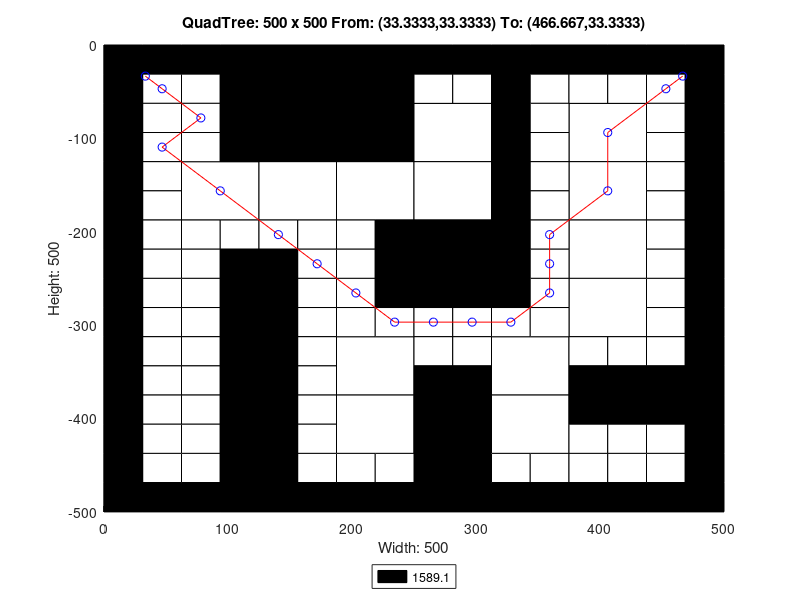

The MATLAB script that drew this image:
axis([0 500 -500 0]);
title('QuadTree: 500 x 500 From: (33.3333,33.3333) To: (466.667,33.3333)');
xlabel('Width: 500');
ylabel('Height: 500');
rectangle('Position',[125 -125 125 125], 'FaceColor',[0 0 0]);
rectangle('Position',[62.5 -187.5 62.5 62.5], 'FaceColor',[1 1 1]);
rectangle('Position',[125 -187.5 62.5 62.5], 'FaceColor',[1 1 1]);
rectangle('Position',[187.5 -187.5 62.5 62.5], 'FaceColor',[1 1 1]);
rectangle('Position',[250 -125 62.5 62.5], 'FaceColor',[1 1 1]);
rectangle('Position',[375 -125 62.5 62.5], 'FaceColor',[1 1 1]);
rectangle('Position',[250 -187.5 62.5 62.5], 'FaceColor',[1 1 1]);
rectangle('Position',[250 -250 62.5 62.5], 'FaceColor',[0 0 0]);
rectangle('Position',[375 -187.5 62.5 62.5], 'FaceColor',[1 1 1]);
rectangle('Position',[375 -250 62.5 62.5], 'FaceColor',[1 1 1]);
rectangle('Position',[187.5 -375 62.5 62.5], 'FaceColor',[1 1 1]);
rectangle('Position',[187.5 -437.5 62.5 62.5], 'FaceColor',[1 1 1]);
rectangle('Position',[312.5 -375 62.5 62.5], 'FaceColor',[1 1 1]);
rectangle('Position',[375 -312.5 62.5 62.5], 'FaceColor',[1 1 1]);
rectangle('Position',[250 -437.5 62.5 62.5], 'FaceColor',[0 0 0]);
rectangle('Position',[312.5 -437.5 62.5 62.5], 'FaceColor',[1 1 1]);
rectangle('Position',[250 -500 62.5 62.5], 'FaceColor',[0 0 0]);
rectangle('Position',[0 -31.25 31.25 31.25], 'FaceColor',[0 0 0]);
rectangle('Position',[31.25 -31.25 31.25 31.25], 'FaceColor',[0 0 0]);
rectangle('Position',[0 -62.5 31.25 31.25], 'FaceColor',[0 0 0]);
rectangle('Position',[31.25 -62.5 31.25 31.25], 'FaceColor',[1 1 1]);
rectangle('Position',[62.5 -31.25 31.25 31.25], 'FaceColor',[0 0 0]);
rectangle('Position',[93.75 -31.25 31.25 31.25], 'FaceColor',[0 0 0]);
rectangle('Position',[62.5 -62.5 31.25 31.25], 'FaceColor',[1 1 1]);
rectangle('Position',[93.75 -62.5 31.25 31.25], 'FaceColor',[0 0 0]);
rectangle('Position',[0 -93.75 31.25 31.25], 'FaceColor',[0 0 0]);
rectangle('Position',[31.25 -93.75 31.25 31.25], 'FaceColor',[1 1 1]);
rectangle('Position',[0 -125 31.25 31.25], 'FaceColor',[0 0 0]);
rectangle('Position',[31.25 -125 31.25 31.25], 'FaceColor',[1 1 1]);
rectangle('Position',[62.5 -93.75 31.25 31.25], 'FaceColor',[1 1 1]);
rectangle('Position',[93.75 -93.75 31.25 31.25], 'FaceColor',[0 0 0]);
rectangle('Position',[62.5 -125 31.25 31.25], 'FaceColor',[1 1 1]);
rectangle('Position',[93.75 -125 31.25 31.25], 'FaceColor',[0 0 0]);
rectangle('Position',[0 -156.25 31.25 31.25], 'FaceColor',[0 0 0]);
rectangle('Position',[31.25 -156.25 31.25 31.25], 'FaceColor',[1 1 1]);
rectangle('Position',[0 -187.5 31.25 31.25], 'FaceColor',[0 0 0]);
rectangle('Position',[31.25 -187.5 31.25 31.25], 'FaceColor',[1 1 1]);
rectangle('Position',[0 -218.75 31.25 31.25], 'FaceColor',[0 0 0]);
rectangle('Position',[31.25 -218.75 31.25 31.25], 'FaceColor',[1 1 1]);
rectangle('Position',[0 -250 31.25 31.25], 'FaceColor',[0 0 0]);
rectangle('Position',[31.25 -250 31.25 31.25], 'FaceColor',[1 1 1]);
rectangle('Position',[62.5 -218.75 31.25 31.25], 'FaceColor',[1 1 1]);
rectangle('Position',[93.75 -218.75 31.25 31.25], 'FaceColor',[1 1 1]);
rectangle('Position',[62.5 -250 31.25 31.25], 'FaceColor',[1 1 1]);
rectangle('Position',[93.75 -250 31.25 31.25], 'FaceColor',[0 0 0]);
rectangle('Position',[125 -218.75 31.25 31.25], 'FaceColor',[1 1 1]);
rectangle('Position',[156.25 -218.75 31.25 31.25], 'FaceColor',[1 1 1]);
rectangle('Position',[125 -250 31.25 31.25], 'FaceColor',[0 0 0]);
rectangle('Position',[156.25 -250 31.25 31.25], 'FaceColor',[1 1 1]);
rectangle('Position',[187.5 -218.75 31.25 31.25], 'FaceColor',[1 1 1]);
rectangle('Position',[218.75 -218.75 31.25 31.25], 'FaceColor',[0 0 0]);
rectangle('Position',[187.5 -250 31.25 31.25], 'FaceColor',[1 1 1]);
rectangle('Position',[218.75 -250 31.25 31.25], 'FaceColor',[0 0 0]);
rectangle('Position',[250 -31.25 31.25 31.25], 'FaceColor',[0 0 0]);
rectangle('Position',[281.25 -31.25 31.25 31.25], 'FaceColor',[0 0 0]);
rectangle('Position',[250 -62.5 31.25 31.25], 'FaceColor',[1 1 1]);
rectangle('Position',[281.25 -62.5 31.25 31.25], 'FaceColor',[1 1 1]);
rectangle('Position',[312.5 -31.25 31.25 31.25], 'FaceColor',[0 0 0]);
rectangle('Position',[343.75 -31.25 31.25 31.25], 'FaceColor',[0 0 0]);
rectangle('Position',[312.5 -62.5 31.25 31.25], 'FaceColor',[0 0 0]);
rectangle('Position',[343.75 -62.5 31.25 31.25], 'FaceColor',[1 1 1]);
rectangle('Position',[312.5 -93.75 31.25 31.25], 'FaceColor',[0 0 0]);
rectangle('Position',[343.75 -93.75 31.25 31.25], 'FaceColor',[1 1 1]);
rectangle('Position',[312.5 -125 31.25 31.25], 'FaceColor',[0 0 0]);
rectangle('Position',[343.75 -125 31.25 31.25], 'FaceColor',[1 1 1]);
rectangle('Position',[375 -31.25 31.25 31.25], 'FaceColor',[0 0 0]);
rectangle('Position',[406.25 -31.25 31.25 31.25], 'FaceColor',[0 0 0]);
rectangle('Position',[375 -62.5 31.25 31.25], 'FaceColor',[1 1 1]);
rectangle('Position',[406.25 -62.5 31.25 31.25], 'FaceColor',[1 1 1]);
rectangle('Position',[437.5 -31.25 31.25 31.25], 'FaceColor',[0 0 0]);
rectangle('Position',[468.75 -31.25 31.25 31.25], 'FaceColor',[0 0 0]);
rectangle('Position',[437.5 -62.5 31.25 31.25], 'FaceColor',[1 1 1]);
rectangle('Position',[468.75 -62.5 31.25 31.25], 'FaceColor',[0 0 0]);
rectangle('Position',[437.5 -93.75 31.25 31.25], 'FaceColor',[1 1 1]);
rectangle('Position',[468.75 -93.75 31.25 31.25], 'FaceColor',[0 0 0]);
rectangle('Position',[437.5 -125 31.25 31.25], 'FaceColor',[1 1 1]);
rectangle('Position',[468.75 -125 31.25 31.25], 'FaceColor',[0 0 0]);
rectangle('Position',[312.5 -156.25 31.25 31.25], 'FaceColor',[0 0 0]);
rectangle('Position',[343.75 -156.25 31.25 31.25], 'FaceColor',[1 1 1]);
rectangle('Position',[312.5 -187.5 31.25 31.25], 'FaceColor',[0 0 0]);
rectangle('Position',[343.75 -187.5 31.25 31.25], 'FaceColor',[1 1 1]);
rectangle('Position',[312.5 -218.75 31.25 31.25], 'FaceColor',[0 0 0]);
rectangle('Position',[343.75 -218.75 31.25 31.25], 'FaceColor',[1 1 1]);
rectangle('Position',[312.5 -250 31.25 31.25], 'FaceColor',[0 0 0]);
rectangle('Position',[343.75 -250 31.25 31.25], 'FaceColor',[1 1 1]);
rectangle('Position',[437.5 -156.25 31.25 31.25], 'FaceColor',[1 1 1]);
rectangle('Position',[468.75 -156.25 31.25 31.25], 'FaceColor',[0 0 0]);
rectangle('Position',[437.5 -187.5 31.25 31.25], 'FaceColor',[1 1 1]);
rectangle('Position',[468.75 -187.5 31.25 31.25], 'FaceColor',[0 0 0]);
rectangle('Position',[437.5 -218.75 31.25 31.25], 'FaceColor',[1 1 1]);
rectangle('Position',[468.75 -218.75 31.25 31.25], 'FaceColor',[0 0 0]);
rectangle('Position',[437.5 -250 31.25 31.25], 'FaceColor',[1 1 1]);
rectangle('Position',[468.75 -250 31.25 31.25], 'FaceColor',[0 0 0]);
rectangle('Position',[0 -281.25 31.25 31.25], 'FaceColor',[0 0 0]);
rectangle('Position',[31.25 -281.25 31.25 31.25], 'FaceColor',[1 1 1]);
rectangle('Position',[0 -312.5 31.25 31.25], 'FaceColor',[0 0 0]);
rectangle('Position',[31.25 -312.5 31.25 31.25], 'FaceColor',[1 1 1]);
rectangle('Position',[62.5 -281.25 31.25 31.25], 'FaceColor',[1 1 1]);
rectangle('Position',[93.75 -281.25 31.25 31.25], 'FaceColor',[0 0 0]);
rectangle('Position',[62.5 -312.5 31.25 31.25], 'FaceColor',[1 1 1]);
rectangle('Position',[93.75 -312.5 31.25 31.25], 'FaceColor',[0 0 0]);
rectangle('Position',[0 -343.75 31.25 31.25], 'FaceColor',[0 0 0]);
rectangle('Position',[31.25 -343.75 31.25 31.25], 'FaceColor',[1 1 1]);
rectangle('Position',[0 -375 31.25 31.25], 'FaceColor',[0 0 0]);
rectangle('Position',[31.25 -375 31.25 31.25], 'FaceColor',[1 1 1]);
rectangle('Position',[62.5 -343.75 31.25 31.25], 'FaceColor',[1 1 1]);
rectangle('Position',[93.75 -343.75 31.25 31.25], 'FaceColor',[0 0 0]);
rectangle('Position',[62.5 -375 31.25 31.25], 'FaceColor',[1 1 1]);
rectangle('Position',[93.75 -375 31.25 31.25], 'FaceColor',[0 0 0]);
rectangle('Position',[125 -281.25 31.25 31.25], 'FaceColor',[0 0 0]);
rectangle('Position',[156.25 -281.25 31.25 31.25], 'FaceColor',[1 1 1]);
rectangle('Position',[125 -312.5 31.25 31.25], 'FaceColor',[0 0 0]);
rectangle('Position',[156.25 -312.5 31.25 31.25], 'FaceColor',[1 1 1]);
rectangle('Position',[187.5 -281.25 31.25 31.25], 'FaceColor',[1 1 1]);
rectangle('Position',[218.75 -281.25 31.25 31.25], 'FaceColor',[0 0 0]);
rectangle('Position',[187.5 -312.5 31.25 31.25], 'FaceColor',[1 1 1]);
rectangle('Position',[218.75 -312.5 31.25 31.25], 'FaceColor',[1 1 1]);
rectangle('Position',[125 -343.75 31.25 31.25], 'FaceColor',[0 0 0]);
rectangle('Position',[156.25 -343.75 31.25 31.25], 'FaceColor',[1 1 1]);
rectangle('Position',[125 -375 31.25 31.25], 'FaceColor',[0 0 0]);
rectangle('Position',[156.25 -375 31.25 31.25], 'FaceColor',[1 1 1]);
rectangle('Position',[0 -406.25 31.25 31.25], 'FaceColor',[0 0 0]);
rectangle('Position',[31.25 -406.25 31.25 31.25], 'FaceColor',[1 1 1]);
rectangle('Position',[0 -437.5 31.25 31.25], 'FaceColor',[0 0 0]);
rectangle('Position',[31.25 -437.5 31.25 31.25], 'FaceColor',[1 1 1]);
rectangle('Position',[62.5 -406.25 31.25 31.25], 'FaceColor',[1 1 1]);
rectangle('Position',[93.75 -406.25 31.25 31.25], 'FaceColor',[0 0 0]);
rectangle('Position',[62.5 -437.5 31.25 31.25], 'FaceColor',[1 1 1]);
rectangle('Position',[93.75 -437.5 31.25 31.25], 'FaceColor',[0 0 0]);
rectangle('Position',[0 -468.75 31.25 31.25], 'FaceColor',[0 0 0]);
rectangle('Position',[31.25 -468.75 31.25 31.25], 'FaceColor',[1 1 1]);
rectangle('Position',[0 -500 31.25 31.25], 'FaceColor',[0 0 0]);
rectangle('Position',[31.25 -500 31.25 31.25], 'FaceColor',[0 0 0]);
rectangle('Position',[62.5 -468.75 31.25 31.25], 'FaceColor',[1 1 1]);
rectangle('Position',[93.75 -468.75 31.25 31.25], 'FaceColor',[0 0 0]);
rectangle('Position',[62.5 -500 31.25 31.25], 'FaceColor',[0 0 0]);
rectangle('Position',[93.75 -500 31.25 31.25], 'FaceColor',[0 0 0]);
rectangle('Position',[125 -406.25 31.25 31.25], 'FaceColor',[0 0 0]);
rectangle('Position',[156.25 -406.25 31.25 31.25], 'FaceColor',[1 1 1]);
rectangle('Position',[125 -437.5 31.25 31.25], 'FaceColor',[0 0 0]);
rectangle('Position',[156.25 -437.5 31.25 31.25], 'FaceColor',[1 1 1]);
rectangle('Position',[125 -468.75 31.25 31.25], 'FaceColor',[0 0 0]);
rectangle('Position',[156.25 -468.75 31.25 31.25], 'FaceColor',[1 1 1]);
rectangle('Position',[125 -500 31.25 31.25], 'FaceColor',[0 0 0]);
rectangle('Position',[156.25 -500 31.25 31.25], 'FaceColor',[0 0 0]);
rectangle('Position',[187.5 -468.75 31.25 31.25], 'FaceColor',[1 1 1]);
rectangle('Position',[218.75 -468.75 31.25 31.25], 'FaceColor',[1 1 1]);
rectangle('Position',[187.5 -500 31.25 31.25], 'FaceColor',[0 0 0]);
rectangle('Position',[218.75 -500 31.25 31.25], 'FaceColor',[0 0 0]);
rectangle('Position',[250 -281.25 31.25 31.25], 'FaceColor',[0 0 0]);
rectangle('Position',[281.25 -281.25 31.25 31.25], 'FaceColor',[0 0 0]);
rectangle('Position',[250 -312.5 31.25 31.25], 'FaceColor',[1 1 1]);
rectangle('Position',[281.25 -312.5 31.25 31.25], 'FaceColor',[1 1 1]);
rectangle('Position',[312.5 -281.25 31.25 31.25], 'FaceColor',[0 0 0]);
rectangle('Position',[343.75 -281.25 31.25 31.25], 'FaceColor',[1 1 1]);
rectangle('Position',[312.5 -312.5 31.25 31.25], 'FaceColor',[1 1 1]);
rectangle('Position',[343.75 -312.5 31.25 31.25], 'FaceColor',[1 1 1]);
rectangle('Position',[250 -343.75 31.25 31.25], 'FaceColor',[1 1 1]);
rectangle('Position',[281.25 -343.75 31.25 31.25], 'FaceColor',[1 1 1]);
rectangle('Position',[250 -375 31.25 31.25], 'FaceColor',[0 0 0]);
rectangle('Position',[281.25 -375 31.25 31.25], 'FaceColor',[0 0 0]);
rectangle('Position',[437.5 -281.25 31.25 31.25], 'FaceColor',[1 1 1]);
rectangle('Position',[468.75 -281.25 31.25 31.25], 'FaceColor',[0 0 0]);
rectangle('Position',[437.5 -312.5 31.25 31.25], 'FaceColor',[1 1 1]);
rectangle('Position',[468.75 -312.5 31.25 31.25], 'FaceColor',[0 0 0]);
rectangle('Position',[375 -343.75 31.25 31.25], 'FaceColor',[1 1 1]);
rectangle('Position',[406.25 -343.75 31.25 31.25], 'FaceColor',[1 1 1]);
rectangle('Position',[375 -375 31.25 31.25], 'FaceColor',[0 0 0]);
rectangle('Position',[406.25 -375 31.25 31.25], 'FaceColor',[0 0 0]);
rectangle('Position',[437.5 -343.75 31.25 31.25], 'FaceColor',[1 1 1]);
rectangle('Position',[468.75 -343.75 31.25 31.25], 'FaceColor',[0 0 0]);
rectangle('Position',[437.5 -375 31.25 31.25], 'FaceColor',[0 0 0]);
rectangle('Position',[468.75 -375 31.25 31.25], 'FaceColor',[0 0 0]);
rectangle('Position',[312.5 -468.75 31.25 31.25], 'FaceColor',[1 1 1]);
rectangle('Position',[343.75 -468.75 31.25 31.25], 'FaceColor',[1 1 1]);
rectangle('Position',[312.5 -500 31.25 31.25], 'FaceColor',[0 0 0]);
rectangle('Position',[343.75 -500 31.25 31.25], 'FaceColor',[0 0 0]);
rectangle('Position',[375 -406.25 31.25 31.25], 'FaceColor',[0 0 0]);
rectangle('Position',[406.25 -406.25 31.25 31.25], 'FaceColor',[0 0 0]);
rectangle('Position',[375 -437.5 31.25 31.25], 'FaceColor',[1 1 1]);
rectangle('Position',[406.25 -437.5 31.25 31.25], 'FaceColor',[1 1 1]);
rectangle('Position',[437.5 -406.25 31.25 31.25], 'FaceColor',[0 0 0]);
rectangle('Position',[468.75 -406.25 31.25 31.25], 'FaceColor',[0 0 0]);
rectangle('Position',[437.5 -437.5 31.25 31.25], 'FaceColor',[1 1 1]);
rectangle('Position',[468.75 -437.5 31.25 31.25], 'FaceColor',[0 0 0]);
rectangle('Position',[375 -468.75 31.25 31.25], 'FaceColor',[1 1 1]);
rectangle('Position',[406.25 -468.75 31.25 31.25], 'FaceColor',[1 1 1]);
rectangle('Position',[375 -500 31.25 31.25], 'FaceColor',[0 0 0]);
rectangle('Position',[406.25 -500 31.25 31.25], 'FaceColor',[0 0 0]);
rectangle('Position',[437.5 -468.75 31.25 31.25], 'FaceColor',[1 1 1]);
rectangle('Position',[468.75 -468.75 31.25 31.25], 'FaceColor',[0 0 0]);
rectangle('Position',[437.5 -500 31.25 31.25], 'FaceColor',[0 0 0]);
rectangle('Position',[468.75 -500 31.25 31.25], 'FaceColor',[0 0 0]);
X=[466.667,453.125,406.25,406.25,359.375,359.375,359.375,328.125,296.875,265.625,234.375,203.125,171.875,140.625,93.75,46.875,78.125,46.875,33.3333];
Y=[-33.3333,-46.875,-93.75,-156.25,-203.125,-234.375,-265.625,-296.875,-296.875,-296.875,-296.875,-265.625,-234.375,-203.125,-156.25,-109.375,-78.125,-46.875,-33.3333];
hold on;
plot(X,Y,'r');
plot(X,Y,'bo');
legend('1589.1','Location','southoutside');
